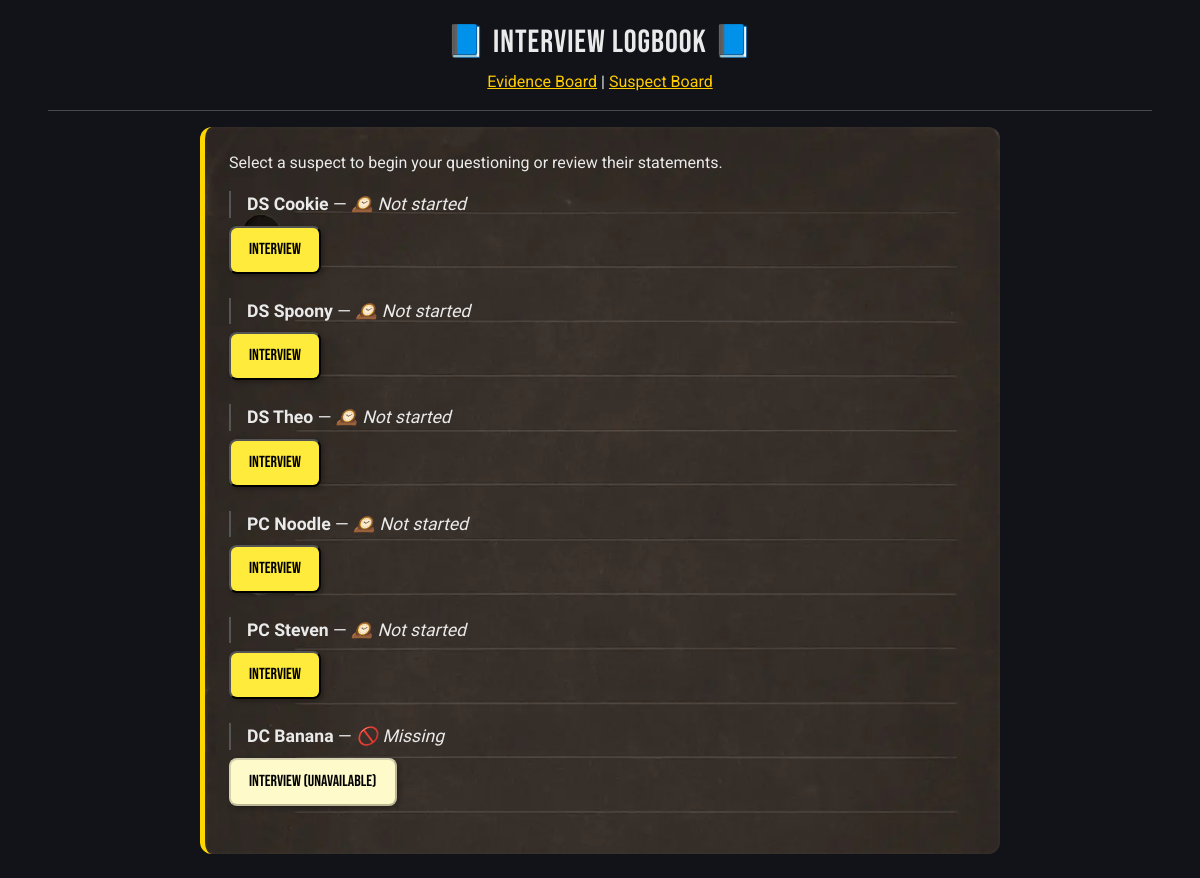
The app's page /interview-lobby with its own data.
### tables this page shows
CREATE TABLE suspects (
    id INTEGER PRIMARY KEY AUTOINCREMENT,
    name TEXT NOT NULL,
    description TEXT NOT NULL,
    species TEXT,
    alibi TEXT,
    is_guilty BOOLEAN,
    image_filename TEXT
);

### app.py (the view)
@app.route("/interview-lobby", methods=["GET", "POST"])
def interview_lobby():
    maybe_trigger_noodle()
    with get_db_connection() as conn:
        suspects = conn.execute("SELECT * FROM suspects").fetchall()
        dialogue_counts = conn.execute("""
            SELECT suspect_id, COUNT(*) as count
            FROM dialogues
            GROUP BY suspect_id
        """).fetchall()
    dialogue_line_count = {}
    for row in dialogue_counts:
        suspect_id = row["suspect_id"]
        number_of_lines = row["count"]
        dialogue_line_count[suspect_id] = number_of_lines
    if "dialogue_progress" not in session:
        session["dialogue_progress"] = {}
    if "interviewed_suspects" not in session:
        session["interviewed_suspects"] = []
    progress = session["dialogue_progress"]
    interviewed_suspects = session["interviewed_suspects"]
    mutable_suspects = [] # had to do it this way as was hitting 500 due to trying to change SQL row object
    for row in suspects:
        suspect = dict(row)  # Convert to a mutable dict
        suspect_id = suspect["id"]
        suspect_id_str = str(suspect_id)
        total_lines = dialogue_line_count.get(suspect_id, 0)
        current_index = progress.get(suspect_id_str, 0)
        if current_index == 0:
            suspect["status"] = "Not started"
        elif current_index < total_lines:
            suspect["status"] = "In progress"
        else:
            suspect["status"] = "Complete"
        if suspect["name"] == "DC Banana":
            if not session.get("found_banana"):
                suspect["disabled"] = True
                suspect["status"] = "Missing"
                suspect["status_message"] = "Interview (Unavailable)"
            else:
                suspect["status"] = "Not started" if current_index == 0 else (
                    "In progress" if current_index < total_lines else "Complete"
                )
                suspect["status_message"] = "Interview"
        mutable_suspects.append(suspect)
    status_priority = {
        "In progress": 1,
        "Not started": 2,
        "Complete": 3
    }
    def sort_suspects(suspect):
        status = suspect["status"]
        name = suspect["name"]
        return (status_priority.get(status, 99), name.lower())
    mutable_suspects.sort(key=sort_suspects)
    print("Banana found:", session.get("found_banana"))
    return render_template(
        "interview-lobby.html",
        suspects=mutable_suspects,
        interviewed=interviewed_suspects
    )

### app.py (called while the page is built, shortened)
def get_db_connection():
    conn = sqlite3.connect("data.db")
    conn.row_factory = sqlite3.Row  # this addition allows column access by name
    return conn

def maybe_trigger_noodle():
    if session.get("noodle_bark_done"):
        return
    unlocked = session.get("unlocked_evidence", [])

@app.after_request
def add_no_cache_headers(response):
    if not request.path.startswith("/static"):
        response.headers["Cache-Control"] = "no-store, no-cache, must-revalidate, max-age=0"
        response.headers["Pragma"] = "no-cache"
        response.headers["Expires"] = "0"
    return response

@app.before_request
def prevent_post_verdict_backtracking():
    print(f"Checking route guard for {request.path}")
    safe_prefixes = ("/", "/verdict", "/archives", "/static")
    if session.get("accusation_submitted"):
        if not request.path.startswith(safe_prefixes):
            flash("🔒 Buggy says the case is closed. No snooping around the past!")
            return redirect(url_for("verdict"))

### templates/interview-lobby.html (shortened to what this page needs)
{% extends "layout.html" %}
{% block content %}
<h2>📘 Interview Logbook 📘</h2>
<div class="static-navbar">
  <a href="/evidence-board" class="buggy-navbar">Evidence Board</a> | <a href="/suspects" class="buggy-navbar">Suspect Board</a>
</div>
<hr>
<div class="interview-entry">
  <p>Select a suspect to begin your questioning or review their statements.</p>
  {% for suspect in suspects %}
  <div class="interview-suspect-entry">
    <p class="interview-note">
      <strong>{{ suspect['name'] }}</strong> —
      <em>
        {% if suspect['disabled'] %}
            🚫 {{ suspect['status'] }}
        {% elif suspect['status'] == 'Not started' %}
            🕰️ Not started
        {% elif suspect['status'] == 'In progress' %}
            📝 In progress
        {% else %}
            ✅ Complete
        {% endif %}
      </em><br>
      <div class="interview-button-wrapper">
      {% if suspect['disabled'] %}
        <button type="button" disabled class="journal-btn journal-btn-disabled">
          {{ suspect['status_message'] }}
        </button>
      {% else %}
        <form method="GET" action="{{ url_for('interview_suspect', suspect_id=suspect['id']) }}">
          <button type="submit" class="journal-btn lobby-btn">
            {% if suspect['status'] == 'Not started' %}
              Interview
            {% elif suspect['status'] == 'In progress' %}
              Continue Interview
            {% else %}
              View Interview Log
            {% endif %}
          </button>
        </form>
      {% endif %}
      </div>
  </div>
  {% endfor %}
{% endblock %}

### static/styles.css (style rules this page uses)
:root { --bg: #111318; --fg: #EAEAEA; --accent: #FFD700; --danger: #E63946; --card-bg: #1C1F26; }
.theme-dark { font-family: 'Roboto', sans-serif; background-color: var(--bg); color: var(--fg); }
h1, h2, h3 { font-family: 'Bebas Neue', sans-serif; letter-spacing: 1px; }
.theme-dark h2, .theme-dark h3 { text-align: center; }
.theme-dark a { text-align: center; }
.buggy-navbar { color: #ffcc00; }
.static-navbar { max-width: 800px; margin-left: auto; margin-right: auto; text-align: center; }
.interview-entry { background-image: url('/static/img/ui/interview_logbook_background.webp'); background-size: cover; background-repeat: no-repeat; background-position: top center; }
.interview-note { font-family: 'Indie Flower', cursive; font-size: 1.1rem; color: #eaeaea; margin-bottom: 0.5rem; padding-left: 1rem; border-left: 2px solid #555; }
.interview-entry { padding: 1.5rem; background-color: #1c1f26; border-radius: 12px; border-left: 5px solid var(--accent); box-shadow: inset 0 0 5px rgba(255, 255, 255, 0.05); max-width: 800px; margin: 0 auto; }
.interview-suspect-entry { margin-bottom: 1rem; }
.journal-btn { font-family: 'Bebas Neue', sans-serif; background-color: #ffeb3b; color: #000; padding: 10px 18px; border-radius: 8px; box-shadow: 2px 2px 5px rgba(0,0,0,0.3); transition: 0.2s ease; }
.journal-btn.journal-btn-disabled { background-color: #fffac9; }
.interview-button-wrapper { min-height: 3.5rem; }

### records on screen
suspects: name "DS Cookie", shows "🕰️ Not started", shows "Interview"
suspects: name "DS Spoony", shows "🕰️ Not started", shows "Interview"
suspects: name "DS Theo", shows "🕰️ Not started", shows "Interview"
suspects: name "PC Noodle", shows "🕰️ Not started", shows "Interview"
suspects: name "PC Steven", shows "🕰️ Not started", shows "Interview"
suspects: name "DC Banana", status "Missing", status_message "Interview (Unavailable)"
